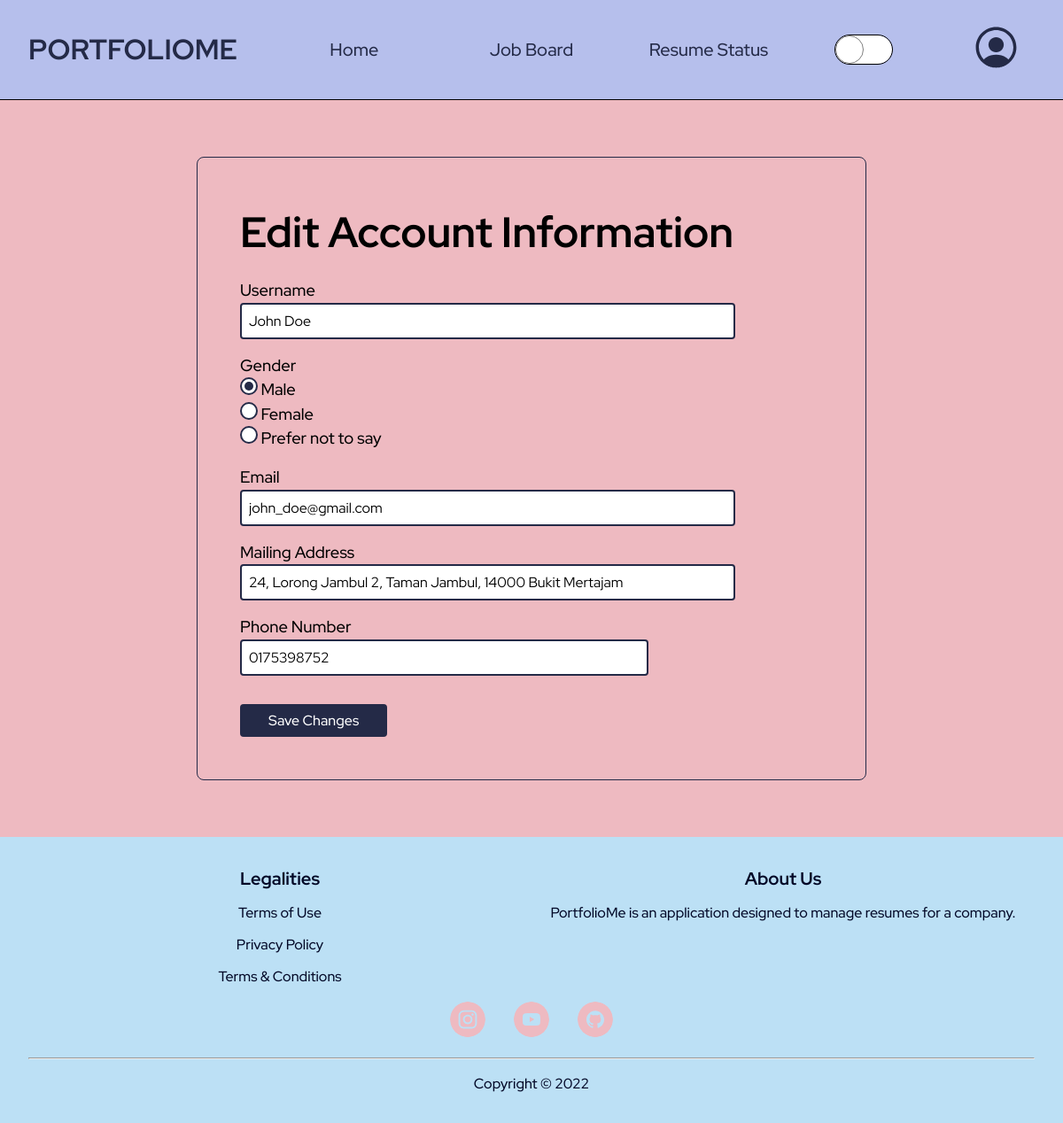
/edit_profile (signed in), run on an earlier commit of the app's database.
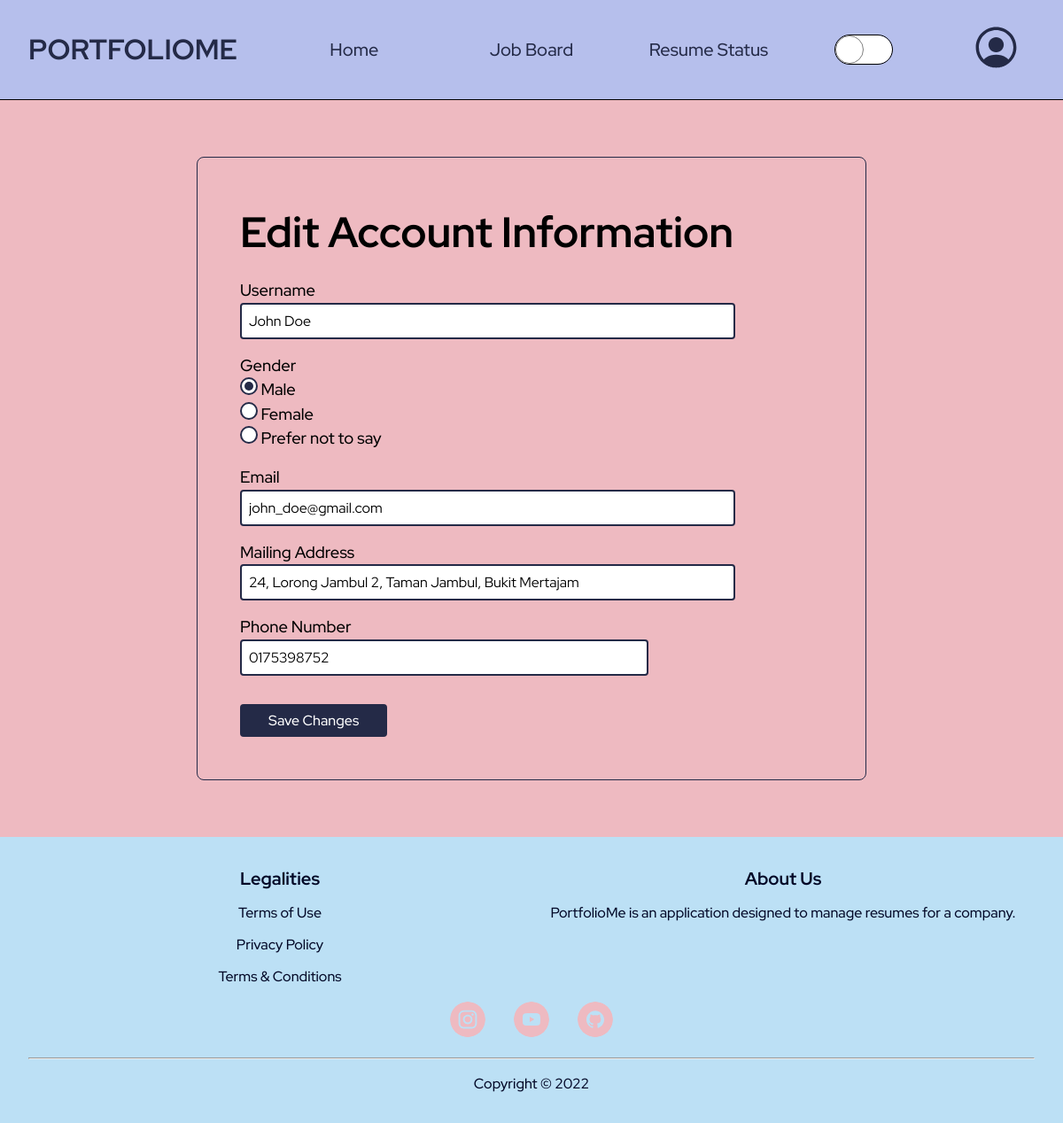
And on a later commit of the database.
### PortfolioMe/models.py (models this page shows, shortened)
class Applicant(db.Model, UserMixin):
    __tablename__ = 'applicant'
    id = db.Column(db.Integer, primary_key=True)
    username = db.Column(db.String(50), unique=True, nullable=False)
    ic = db.Column(db.String(12), unique=True, nullable=False)
    mailing_address = db.Column(db.String(100), unique=False, nullable=False)
    password = db.Column(db.String(60), unique=False, nullable=False)
    gender = db.Column(db.String(20), unique=False, nullable=False)
    email = db.Column(db.String(50), unique=True, nullable=False)
    phone_number = db.Column(db.String(20), unique=False, nullable=False)
    resumes_owned = db.relationship(
        'Resume', backref='associated_applicant', uselist=True)
    status = db.Column(db.String(20), unique=False,
                       nullable=False, default='Active')

### PortfolioMe/client/routes.py (the view)
@client.route("/edit_profile", methods=["GET", "POST"])
@login_required
def edit_profile():
    form = EditProfileForm()
    if form.validate_on_submit():
        current_user.username = form.username.data
        current_user.email = form.email.data
        current_user.mailing_address = form.mailing_address.data
        current_user.phone_number = form.phone_number.data
        current_user.gender = form.gender.data
        db.session.commit()
        flash(f"Profile updated successfully.", "success")
        return redirect(url_for("client.edit_profile"))
    elif request.method == "GET":
        form.username.data = current_user.username
        form.email.data = current_user.email
        form.mailing_address.data = current_user.mailing_address
        form.phone_number.data = current_user.phone_number
        form.gender.data = current_user.gender
    return render_template("client/edit_profile.html", form=form)

### PortfolioMe/client/forms.py (shortened to what this page needs)
class EditProfileForm(FlaskForm):
    username = StringField('Username', validators=[
        DataRequired(), Length(min=3, max=20)])
    email = StringField('Email', validators=[DataRequired(), Email()])
    mailing_address = StringField(
        'Mailing Address', validators=[DataRequired()])
    phone_number = TelField('Phone Number', validators=[
        DataRequired(), Length(min=8, max=11, message="Follows Malaysian phone number format."), Regexp(r"(01)[0-9]{1}[0-9]{6,8}", message="Phone number is 9 to 11 characters without dash.")])
    radio = ["Male", "Female", "Prefer not to say"]
    gender = RadioField('Gender', validators=[DataRequired()], choices=radio)
    submit = SubmitField('Save Changes')

### PortfolioMe/models.py (called while the page is built)
@login_manager.user_loader
def load_user(user_id):
    return Applicant.query.get(int(user_id))

### PortfolioMe/templates/client/edit_profile.html (shortened to what this page needs)
{% extends "layout/base.html" %}  {% block css %}<link
    rel="stylesheet"
    href="{{ url_for('static', filename='css/client/edit_profile.css') }}"
/>
{% endblock %} {% block content %}
<main class="edit-profile-container">
    <section class="account-info">
        <h1>Edit Account Information</h1>
        <form method="POST" class="form-container" novalidate>
            <div>
                {{ form.username.label }} {% if form.username.errors %} {{
                form.username(placeholder='New username') }}
                <p class="error-msg">
                    {% for error in form.username.errors %} {{ error }} {%
                    endfor %}
                </p>
                {% else %} {{ form.username(placeholder='New username') }} {%
                endif %}
            </div>
            <div>
                {{ form.gender.label }}
                <span
                    >{% if form.gender.errors %} {{ form.gender }}
                    <p class="error-msg">
                        {% for error in form.gender.errors %} {{ error }} {%
                        endfor %}
                    </p>
                    {% else %} {{ form.gender }} {% endif %}
                </span>
            </div>
            <div>
                {{ form.email.label }} {% if form.email.errors %} {{
                form.email(placeholder='New email') }}
                <p class="error-msg">
                    {% for error in form.email.errors %} {{ error }} {% endfor
                    %}
                </p>
                {% else %} {{ form.email(placeholder='New email')}} {% endif %}
            </div>
            <div>
                {{ form.mailing_address.label }} {% if
                form.mailing_address.errors %} {{
                form.mailing_address(placeholder='New mailing address') }}
                <p class="error-msg">
                    {% for error in form.mailing_address.errors %} {{ error }}
                    {% endfor %}
                </p>
                {% else %} {{ form.mailing_address(placeholder='New mailing
                address')}} {% endif %}
            </div>
            <div>
                {{ form.phone_number.label }} {% if form.phone_number.errors %}
                {{ form.phone_number(placeholder='New phone number') }}
                <p class="error-msg">
                    {% for error in form.phone_number.errors %} {{ error }} {%
                    endfor %}
                </p>
                {% else %} {{ form.phone_number(placeholder='New phone number')}} {% endif %}
            </div>
            <div>{{ form.submit }}</div>
        </form>
    </section>
</main>
{% endblock %} {% block javascript %}{% endblock %}

What changed in the data, as far as the page shows it:
changed Applicant "John Doe": mailing_address "24, Lorong Jambul 2, Taman Jambul, 14000 Bukit Mertajam" → "24, Lorong Jambul 2, Taman Jambul, Bukit Mertajam"
